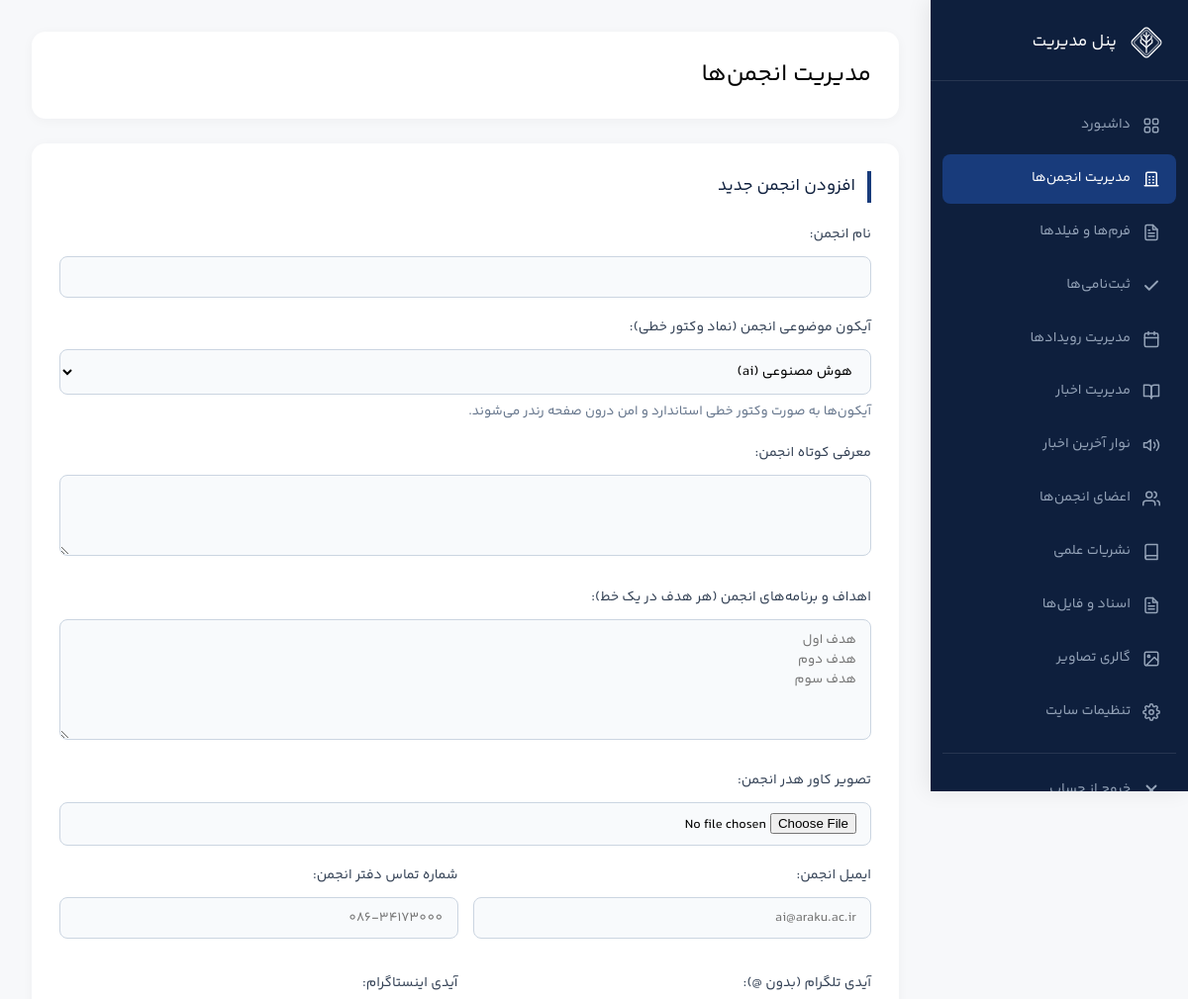
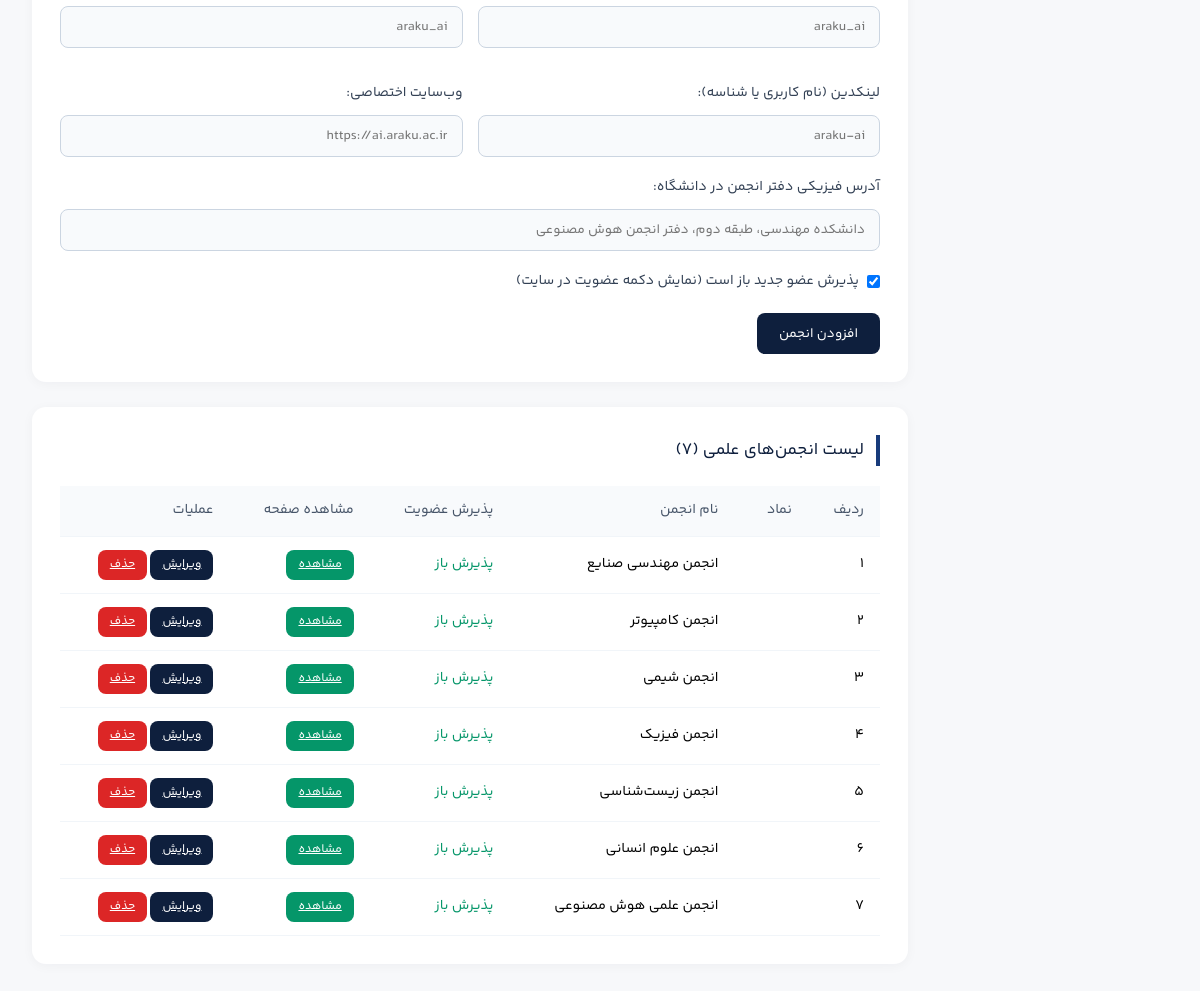
Screenshot of /admin/associations.php (signed in) with the database file from the repository (2 pictures, top to bottom).
### tables this page shows
CREATE TABLE IF NOT EXISTS `associations` (
  `id` int(11) NOT NULL AUTO_INCREMENT PRIMARY KEY,
  `name` varchar(255) NOT NULL,
  `description` text,
  `goals` text,
  `icon` varchar(255) DEFAULT NULL,
  `icon_key` varchar(50) DEFAULT 'general',
  `cover_image` varchar(255) DEFAULT NULL,
  `email` varchar(255) DEFAULT NULL,
  `phone` varchar(50) DEFAULT NULL,
  `telegram` varchar(100) DEFAULT NULL,
  `instagram` varchar(100) DEFAULT NULL,
  `linkedin` varchar(100) DEFAULT NULL,
  `website` varchar(255) DEFAULT NULL,
  `address` text,
  `membership_open` tinyint(1) DEFAULT 1
) DEFAULT CHARSET=utf8mb4;

### admin/associations.php (the view, shortened to what this page needs)
<?php
require_once __DIR__ . '/../includes/db.php';
require_once __DIR__ . '/../includes/functions.php';
require_once __DIR__ . '/../includes/icons.php';
$edit = null;
$list = $pdo->query("SELECT * FROM associations ORDER BY id DESC")->fetchAll();
$catalog = assocIconCatalog();
include 'inc/header.php'; ?>
<div class="admin-header"><h2>مدیریت انجمن‌ها</h2></div>
<div class="admin-card">
    <h3><?= $edit ? 'ویرایش اطلاعات انجمن' : 'افزودن انجمن جدید' ?></h3>
    <form method="POST" enctype="multipart/form-data">
        <div class="form-group">
            <label>نام انجمن:</label>
            <input type="text" name="name" value="<?= htmlspecialchars($edit['name'] ?? '') ?>" required>
        </div>
        <div class="form-group">
            <label>آیکون موضوعی انجمن (نماد وکتور خطی):</label>
            <select name="icon_key" style="font-size:14px;">
                <?php foreach ($catalog as $key => $title): ?>
                    <option value="<?= $key ?>" <?= ($edit['icon_key'] ?? '') === $key ? 'selected' : '' ?>>
                        <?= htmlspecialchars($title) ?> (<?= $key ?>)
                    </option>
                <?php endforeach; ?>
            </select>
            <small style="color:#64748b; display:block; margin-top:5px;">آیکون‌ها به صورت وکتور خطی استاندارد و امن درون صفحه رندر می‌شوند.</small>
        </div>
        <div class="form-group">
            <label>معرفی کوتاه انجمن:</label>
            <textarea name="description" rows="3"><?= htmlspecialchars($edit['description'] ?? '') ?></textarea>
        </div>
        <div class="form-group">
            <label>اهداف و برنامه‌های انجمن (هر هدف در یک خط):</label>
            <textarea name="goals" rows="5" placeholder="هدف اول&#10;هدف دوم&#10;هدف سوم"><?= htmlspecialchars($edit['goals'] ?? '') ?></textarea>
        </div>
        <div class="form-group">
            <label>تصویر کاور هدر انجمن:</label>
            <input type="file" name="cover" accept="image/*">
        </div>
        <div style="display:grid; grid-template-columns:1fr 1fr; gap:15px;">
            <div class="form-group">
                <label>ایمیل انجمن:</label>
                <input type="email" name="email" value="<?= htmlspecialchars($edit['email'] ?? '') ?>" placeholder="ai@araku.ac.ir">
            </div>
            <div class="form-group">
                <label>شماره تماس دفتر انجمن:</label>
                <input type="text" name="phone" value="<?= htmlspecialchars($edit['phone'] ?? '') ?>" placeholder="086-34173000">
            </div>
            <div class="form-group">
                <label>آیدی تلگرام (بدون @):</label>
                <input type="text" name="telegram" value="<?= htmlspecialchars($edit['telegram'] ?? '') ?>" placeholder="araku_ai">
            </div>
            <div class="form-group">
                <label>آیدی اینستاگرام:</label>
                <input type="text" name="instagram" value="<?= htmlspecialchars($edit['instagram'] ?? '') ?>" placeholder="araku_ai">
            </div>
            <div class="form-group">
                <label>لینکدین (نام کاربری یا شناسه):</label>
                <input type="text" name="linkedin" value="<?= htmlspecialchars($edit['linkedin'] ?? '') ?>" placeholder="araku-ai">
            </div>
            <div class="form-group">
                <label>وب‌سایت اختصاصی:</label>
                <input type="url" name="website" value="<?= htmlspecialchars($edit['website'] ?? '') ?>" placeholder="https://ai.araku.ac.ir">
            </div>
        </div>
        <div class="form-group">
            <label>آدرس فیزیکی دفتر انجمن در دانشگاه:</label>
            <input type="text" name="address" value="<?= htmlspecialchars($edit['address'] ?? '') ?>" placeholder="دانشکده مهندسی، طبقه دوم، دفتر انجمن هوش مصنوعی">
        </div>
        <div class="form-group" style="display:flex; align-items:center; gap:8px;">
            <input type="checkbox" name="membership_open" id="membership_open" style="width:auto;" <?= (!isset($edit['membership_open']) || $edit['membership_open']) ? 'checked' : '' ?>>
            <label for="membership_open" style="margin-bottom:0; cursor:pointer;">پذیرش عضو جدید باز است (نمایش دکمه عضویت در سایت)</label>
        </div>
        <button type="submit" class="btn"><?= $edit ? 'ذخیره تغییرات' : 'افزودن انجمن' ?></button>
    </form>
</div>
<div class="admin-card">
    <h3>لیست انجمن‌های علمی (<?= count($list) ?>)</h3>
    <table>
        <tr>
            <th>ردیف</th>
            <th>نماد</th>
            <th>نام انجمن</th>
            <th>پذیرش عضویت</th>
            <th>مشاهده صفحه</th>
            <th>عملیات</th>
        </tr>
        <?php foreach ($list as $i => $row): ?>
            <tr>
                <td><?= $i+1 ?></td>
                <td>
                    <div style="width:32px; height:32px; color:#1e3a5f; display:flex; align-items:center;">
                        <?= assocIconSvg(assocIconKey($row), '', 28) ?>
                    </div>
                </td>
                <td><strong><?= htmlspecialchars($row['name']) ?></strong></td>
                <td>
                    <?= !empty($row['membership_open'])
                        ? '<span style="color:#059669; font-weight:600;">پذیرش باز</span>'
                        : '<span style="color:#94a3b8;">بسته</span>' ?>
                </td>
                <td>
                    <a href="../association.php?id=<?= $row['id'] ?>" target="_blank" class="btn btn-success" style="padding:4px 12px; font-size:12px;">مشاهده</a>
                </td>
                <td>
                    <a href="?edit=<?= $row['id'] ?>" class="btn" style="padding:4px 12px; font-size:12px;">ویرایش</a>
                    <a href="?delete=<?= $row['id'] ?>" class="btn btn-danger" style="padding:4px 12px; font-size:12px;" onclick="return confirm('آیا از حذف این انجمن اطمینان دارید؟')">حذف</a>
                </td>
            </tr>
        <?php endforeach; ?>
    </table>
</div>
<?php include 'inc/footer.php'; ?>

### includes/icons.php (shortened to what this page needs)
<?php
function assocIconCatalog() {
    return [
        'ai'         => 'هوش مصنوعی',
        'humanities' => 'علوم انسانی',
        'biology'    => 'زیست‌شناسی',
        'physics'    => 'فیزیک',
        'chemistry'  => 'شیمی',
        'computer'   => 'کامپیوتر',
        'industrial' => 'مهندسی صنایع',
        'math'       => 'ریاضی',
        'general'    => 'عمومی',
    ];
}
function assocIconSvg($key, $class = '', $size = 40) {
    $attrs = 'width="' . (int)$size . '" height="' . (int)$size . '" viewBox="0 0 24 24" fill="none"'
        . ' stroke="currentColor" stroke-width="1.5" stroke-linecap="round" stroke-linejoin="round"'
        . ' aria-hidden="true" focusable="false"';
    $paths = [
        'ai' => '<circle cx="4.5" cy="7" r="1.6"/><circle cx="4.5" cy="17" r="1.6"/>'
              . '<circle cx="12" cy="12" r="1.6"/><circle cx="19.5" cy="12" r="1.6"/>'
              . '<path d="M6.1 7.5 10.5 11.1M6.1 16.5 10.5 12.9M13.6 12h4.3"/>',
        'humanities' => '<path d="M12 6.5C10.2 5 7.6 4.5 4 4.7v13c3.6-.2 6.2.3 8 1.8 1.8-1.5 4.4-2 8-1.8v-13c-3.6-.2-6.2.3-8 1.8Z"/>'
                      . '<path d="M12 6.5v13"/>',
        'biology' => '<path d="M8 3c0 4 8 4 8 8s-8 4-8 8"/>'
                   . '<path d="M16 3c0 4-8 4-8 8s8 4 8 8"/>'
                   . '<path d="M9 7h6M9 11h6M9 15h6"/>',
        'physics' => '<circle cx="12" cy="12" r="1.7"/>'
                   . '<ellipse cx="12" cy="12" rx="9" ry="4"/>'
                   . '<ellipse cx="12" cy="12" rx="9" ry="4" transform="rotate(60 12 12)"/>'
                   . '<ellipse cx="12" cy="12" rx="9" ry="4" transform="rotate(120 12 12)"/>',
        'chemistry' => '<path d="M10 3h4"/><path d="M10.5 3v5.2L5.4 17.4A2.4 2.4 0 0 0 7.6 21h8.8a2.4 2.4 0 0 0 2.2-3.6L13.5 8.2V3"/>'
                     . '<path d="M7.4 15h9.2"/>',
        'computer' => '<path d="m8.5 8-4.5 4 4.5 4"/><path d="m15.5 8 4.5 4-4.5 4"/><path d="m13.5 5-3 14"/>',
        'industrial' => '<circle cx="9.5" cy="9.5" r="3"/>'
                      . '<path d="M9.5 3.5v2M9.5 13.5v2M3.5 9.5h2M13.5 9.5h2M5.3 5.3l1.4 1.4M12.3 12.3l1.4 1.4M13.7 5.3l-1.4 1.4M6.7 12.3l-1.4 1.4"/>'
                      . '<path d="m3 20 4.5-4.5L11 19l4-5 6 6"/>',
        'math' => '<path d="M4 7h7M4 17h7M17.5 7v10M14.5 12h6"/>',
        'general' => '<path d="M4 20h16"/><path d="M6 20V7l6-3 6 3v13"/>'
                   . '<path d="M10 20v-4h4v4"/><path d="M10 11h1M13 11h1"/>',
    ];
    $body = $paths[$key] ?? $paths['general'];
    return '<svg ' . $attrs . '>' . $body . '</svg>';
}
function assocIconKey($row) {
    if (!empty($row['icon_key']) && isset(assocIconCatalog()[$row['icon_key']])) {
        return $row['icon_key'];
    }
    return 'general';
}

### admin/inc/admin-style.css (style rules this page uses)
* { margin: 0; padding: 0; box-sizing: border-box; font-family: 'Yekan Bakh', Tahoma, sans-serif; }
body { background: #f7f8fa; display: flex; min-height: 100vh; direction: rtl; text-align: right; font-weight: 400; font-synthesis: none; line-height: 1.85; }
.admin-header { background: #fff; padding: 22px 28px; border-radius: 14px; margin-bottom: 25px; display: flex; justify-content: space-between; align-items: center; box-shadow: 0 2px 12px rgba(14, 31, 61, 0.04); }
.admin-card { background: #fff; padding: 28px; border-radius: 14px; box-shadow: 0 2px 12px rgba(14, 31, 61, 0.04); margin-bottom: 25px; }
.admin-card h3 { margin-bottom: 20px; color: #0e1f3d; border-right: 4px solid #183b7b; padding-right: 12px; font-size: 17px; }
.form-group { margin-bottom: 18px; }
.form-group label { display: block; margin-bottom: 8px; font-size: 14px; font-weight: 600; color: #334155; }
.form-group input, .form-group select, .form-group textarea { width: 100%; padding: 10px 14px; border: 1px solid #cbd5e1; border-radius: 8px; font-family: inherit; outline: none; transition: 0.25s; background: #f8fafc; }
.btn { padding: 10px 22px; background: #0e1f3d; color: #fff; border: none; border-radius: 8px; cursor: pointer; font-family: inherit; font-size: 13.5px; font-weight: 600; transition: 0.25s; display: inline-flex; align-items: center; gap: 8px; }
.btn-danger { background: #dc2626; }
.btn-success { background: #059669; }
table { width: 100%; border-collapse: collapse; }
table th, table td { padding: 12px 16px; text-align: right; border-bottom: 1px solid #f1f5f9; font-size: 14px; }
table th { background: #f8fafc; font-weight: 600; color: #475569; }

### rows the page displays
associations: name "انجمن مهندسی صنایع", membership_open "پذیرش باز"
associations: name "انجمن کامپیوتر", membership_open "پذیرش باز"
associations: name "انجمن شیمی", membership_open "پذیرش باز"
associations: name "انجمن فیزیک", membership_open "پذیرش باز"
associations: name "انجمن زیست‌شناسی", membership_open "پذیرش باز"
associations: name "انجمن علوم انسانی", membership_open "پذیرش باز"
associations: name "انجمن علمی هوش مصنوعی", membership_open "پذیرش باز"

### other values shown
count($list) "7"
form field icon_key "هوش مصنوعی (ai)"
